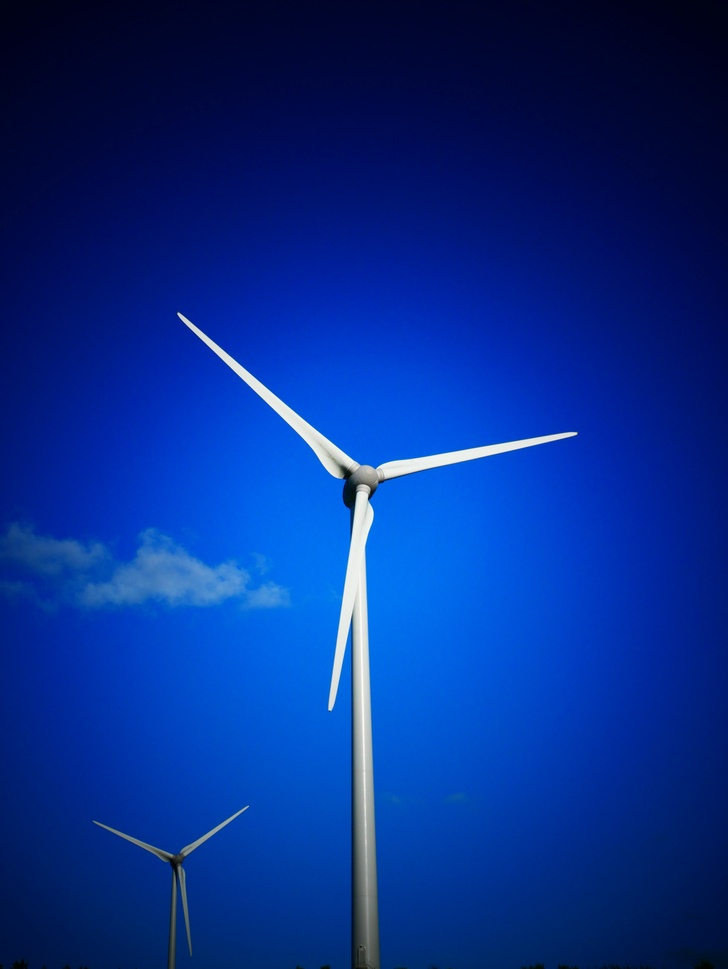
//> input picture imgDisplay/turbine.jpg, 728 x 969 px, shrunk from 3448 x 4592 before the run
$ ./imgDisplay   (built with g++ and OpenCV 4)
//> lines starting //> are read from the running program, lines starting //| are printed output that depends on the picture
### imgDisplay/filter.h
/*
Filter library
Include file
*/

// function converting inputted Mat into greyscale
int greyscale( cv::Mat &src, cv::Mat &dst );

// function (gaussian) blurring inputted Mat
int blur5x5( cv::Mat &src, cv::Mat &dst );

// function that applies 3X3 horizontal sobel filter (positive is right)
int sobelX3x3( cv::Mat &src, cv::Mat &dst );

// function that applies 3X3 vertical sobel filter (positive is top)
int sobelY3x3( cv::Mat &src, cv::Mat &dst );

// function that generates a gradient magnitude image from the X and Y Sobel images
int magnitude( cv::Mat &sx, cv::Mat &sy, cv::Mat &dst );

// function to blur and quantize inputted image to the inputted level
int blurQuantize( cv::Mat &src, cv::Mat &dst, int levels );

// function to cartoonify an inputted image
int cartoon( cv::Mat &src, cv::Mat&dst, int levels, int magThreshold );

// makes a negative of the inputted (src) image
int negative( cv::Mat &src, cv::Mat &dst );

### imgDisplay/filter.cpp
/*
Filter library
*/

#include <opencv2/opencv.hpp>
#include <iostream>
#include<algorithm>
#include "filter.h"

using namespace cv;
using namespace std;

// src: input image
// dst: output image, input image converted to greyscale
// [86 lines left out: functions greyscale, blur5x5, not called in this run]


// src: input image
// dst: output image, input image with 3X3 horizonatal sobel filter applied
int sobelX3x3( cv::Mat &src, cv::Mat &dst ) {
    //allocating dst image
    dst = cv::Mat::zeros( src.size(), CV_16SC3 );
    cv::Mat temp = dst.clone();

    //seperable filters
    int filter_h[] = {-1,0,1};
    int filter_v[] = {1,2,1};


    // applying filter across rows
    for(int i=0;i<src.rows;i++){
        for(int j=0;j<src.cols;j++){
            for(int c=0;c<3;c++)  {
                int sum = 0;
                if ((i > src.rows - 2) || (j > src.cols - 2) || (i < 2) || (j < 2)) {
                    temp.at<cv::Vec3s>(i,j)[c] = 0;
                } else {
                    for(int x=-1;x<=1;x++) {
                        sum = sum + (filter_h[x+1] * src.at<cv::Vec3b>(i-x,j)[c]);
                    }
                    temp.at<cv::Vec3s>(i,j)[c] = sum / 4;
                }
            }
        }
    }

    // applying filter across cols
    for(int i=0;i<src.rows;i++){
        for(int j=0;j<src.cols;j++){
            for(int c=0;c<3;c++)  {
                int sum = 0;
                if ((i > src.rows - 2) || (j > src.cols - 2) || (i < 2) || (j < 2)) {
                    dst.at<cv::Vec3s>(i,j)[c] = 0;
                } else {
                    for(int x=-1;x<=1;x++) {
                        sum = sum + (filter_v[x+1] * temp.at<cv::Vec3s>(i,j-x)[c]);
                    }
                    dst.at<cv::Vec3s>(i,j)[c] = sum;
                }
            }
        }
    }

    //returns 0 if completed without error
    return (0);
}


// src: input image
// dst: output image, input image with 3X3 vertical sobel filter applied
// [155 lines left out: functions sobelY3x3, magnitude, blurQuantize, cartoon, negative, not called in this run]

### imgDisplay/imgDisplay.cpp
#include <opencv2/opencv.hpp>
#include <iostream>
#include "filter.h"

using namespace cv;
using namespace std;

int main( int argc, char** argv )
{
    Mat image;
    Mat o_image;
    image = cv::imread("turbine.jpg", IMREAD_COLOR);
//> image is the input picture: 969 rows x 728 cols, CV_8UC3; mean B, G, R 139.5, 45.8, 5.4
    o_image = cv::imread("turbine.jpg", IMREAD_COLOR);
    if(! image.data)
        {
            std::cout<<"Could not open file" << std::endl;
            return -1;
        }

    //filter type currently applied
    char filter = 'o';

    while (true) {
        cv::namedWindow("img", cv::WINDOW_AUTOSIZE);
        cv::imshow("img", image);
        int x = cv::waitKey(0);
//> the 'x' key is pressed
        //converting picture into normal RGB
        if (x == 'o') {
            filter = 'o';
        }

        //converting picture into greyscale
        if (x == 'g') {
            filter = 'g';
        }

        //converting picture into greyscale alternative
        if (x == 'h') {
            filter = 'h';
        }

        //converting picture into blur
        if (x == 'b') {
            filter = 'b';
        }

        //converting picture into sobel horizontal
        if (x == 'x') {
            filter = 'x';
        }

        //converting picture into sobel vertical
        if (x == 'y') {
            filter = 'y';
        }

        //converting picture into gradient magnitude image from the X and Y Sobel images
        if (x == 'm') {
            filter = 'm';
        }

        //blur and quantize picture
        if (x == 'l') {
            filter = 'l';
        }

        //cartoonify picture
        if (x == 'c') {
            filter = 'c';
        }

        //negative picture
        if (x == 'n') {
            filter = 'n';
        }

        //HSV picture
        if (x == 'v') {
            filter = 'v';
        }

        //displaying the image (with filter)
        if (filter == 'g') {
            Mat g_image;
            //convert to greyscale using cvtColor
            cv::cvtColor(o_image, g_image, cv::COLOR_BGR2GRAY);
            image = g_image;
            cv::imshow("img", image);
        } else if (filter == 'h') {
            cv::Mat g_alt_image;
            //convert to greyscale with my greyscale function
            greyscale( o_image, g_alt_image );
            image = g_alt_image;
            cv::imshow("img", image);
        } else if (filter == 'b') {
            cv::Mat g_blur;
            //blur image
            blur5x5( o_image, g_blur );
            image = g_blur;
            cv::imshow("img", image);
        } else if (filter == 'x') {
            cv::Mat x_sobel;
            sobelX3x3( o_image, x_sobel );
//> after the loop in sobelX3x3, `for(int i=0;i<src.rows;i++)`:
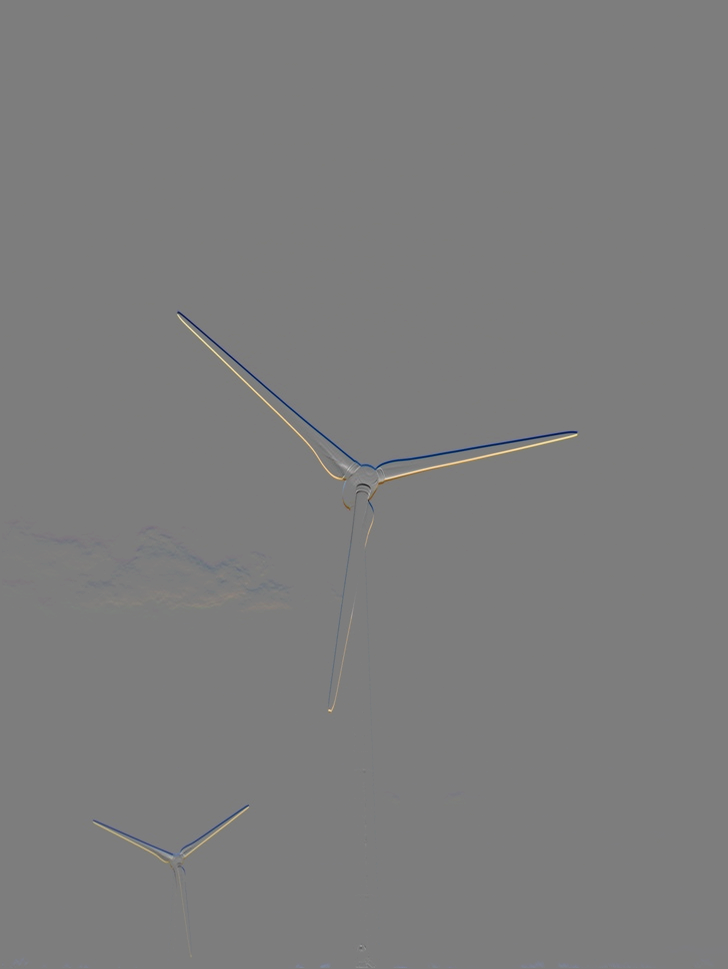
//> temp: 969 rows x 728 cols, CV_16SC3; mean B, G, R 0, 0, 0; drawn with min black and max white
            cv::Mat x_sobel_abs;
            cv::convertScaleAbs(x_sobel, x_sobel_abs);
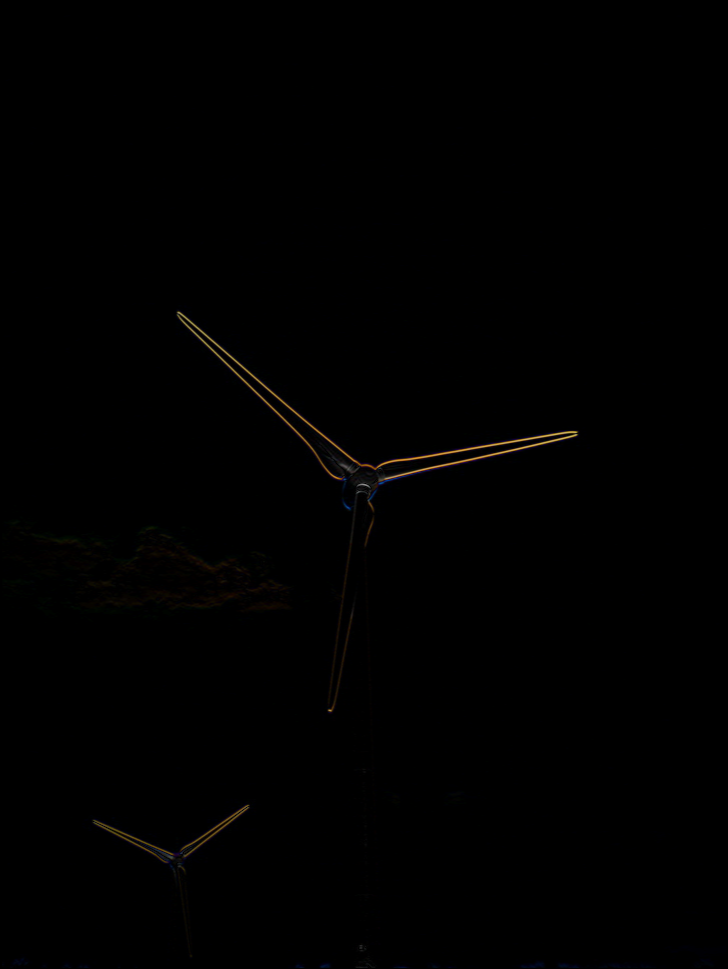
//> x_sobel_abs: 969 rows x 728 cols, CV_8UC3; mean B, G, R 0.5, 0.6, 0.8
            image = x_sobel_abs;
            cv::imshow("img", image);
        } else if (filter == 'y') {
            cv::Mat y_sobel;
            sobelY3x3( o_image, y_sobel );
            cv::Mat y_sobel_abs;
            cv::convertScaleAbs(y_sobel, y_sobel_abs);
            image = y_sobel_abs;
            cv::imshow("img", image);
        } else if (filter == 'm') {
            cv::Mat x_sobel;
            sobelX3x3( o_image, x_sobel );
            cv::Mat y_sobel;
            sobelY3x3( o_image, y_sobel );

            cv::Mat g_mag;
            magnitude(x_sobel, y_sobel, g_mag);
            cv::Mat g_mag_abs;
            cv::convertScaleAbs(g_mag, g_mag_abs);
            image = g_mag_abs;

            cv::imshow("img", image);
        } else if (filter == 'l') {
            cv::Mat quant;
            blurQuantize( o_image, quant, 10 );
            image = quant;
            cv::imshow("img", image);
        } else if (filter == 'c') {
            cv::Mat c_frame;
            cartoon( o_image, c_frame, 10, 10 );
            image = c_frame;
            cv::imshow("img", image);
        } else if (filter == 'n') {
            cv::Mat neg;
            negative( o_image, neg);
            image = neg;
            cv::imshow("img", image);
        } else if (filter == 'o') {
            //normal color image
            image = cv::imread("turbine.jpg", IMREAD_COLOR);
            cv::imshow("img", image);
        } else if (filter == 'v') {
            cv::Mat hsv;
            //convert to HSV using cvtColor
            cv::cvtColor(o_image, hsv, cv::COLOR_BGR2HSV);
            image = hsv;
            cv::imshow("img", image);
        }

        //saving image
        if (x == 's') {
            imwrite("saved_img.jpg", image);
        }

        if (x == 'q') {
            return 0;
//> (the program exits here)

$ run again, with imgDisplay/selfie.jpg copied over imgDisplay/turbine.jpg
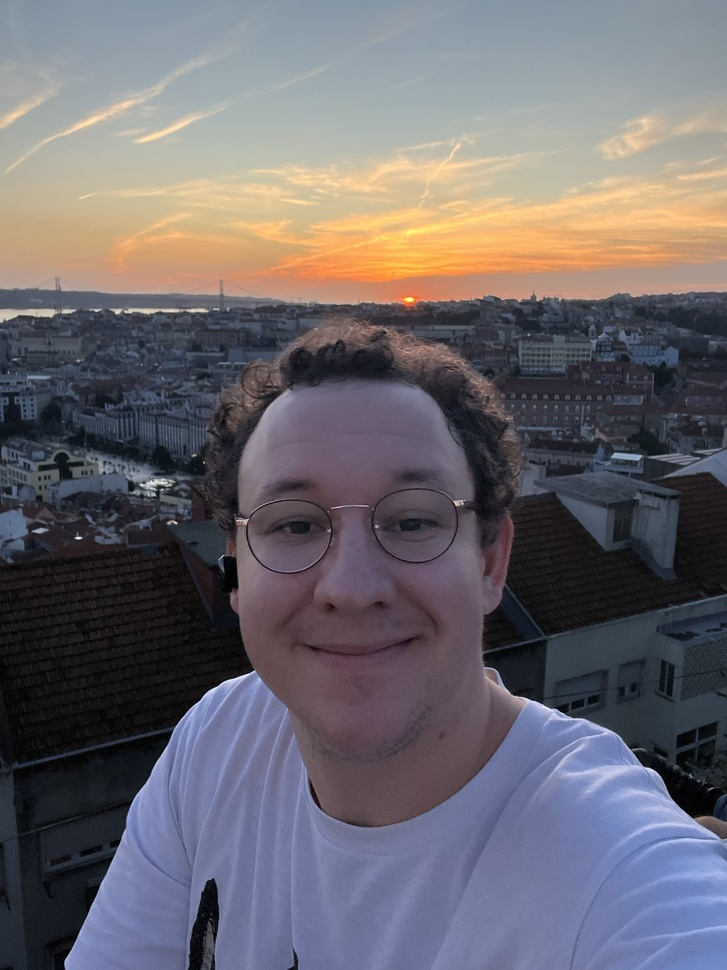
//> input picture imgDisplay/selfie.jpg, 727 x 970 px, shrunk from 1536 x 2048 before the run
//> image is the input picture: 970 rows x 727 cols, CV_8UC3; mean B, G, R 110, 103.4, 107.4
//> after the loop in sobelX3x3, `for(int i=0;i<src.rows;i++)`:
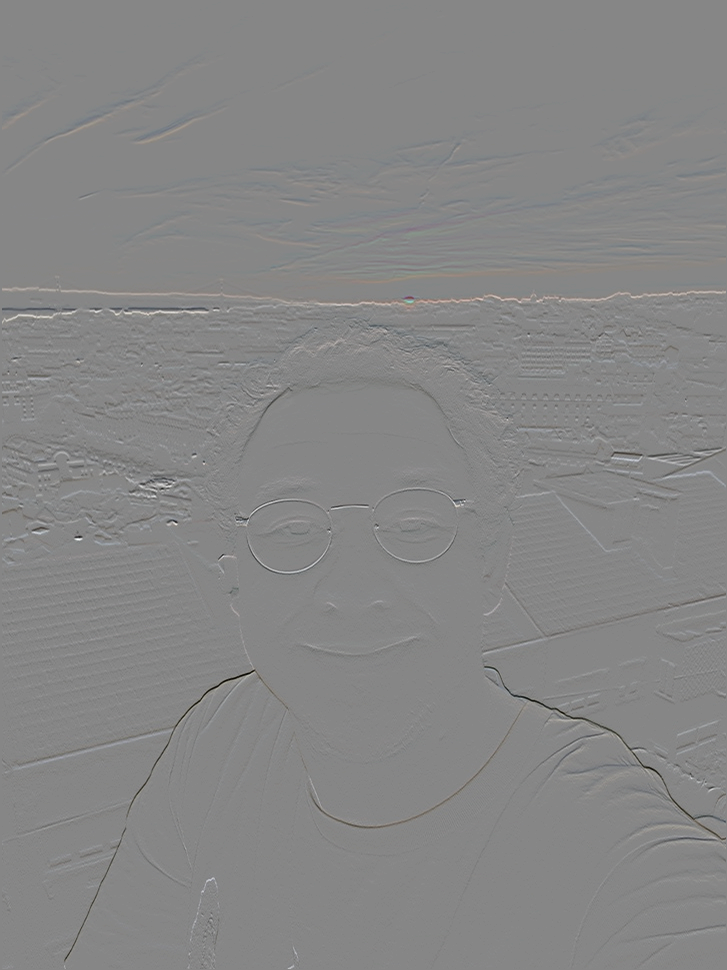
//> temp: 970 rows x 727 cols, CV_16SC3; mean B, G, R 0, 0, 0; drawn with min black and max white
//> `cv::convertScaleAbs(x_sobel, x_sobel_abs);`:
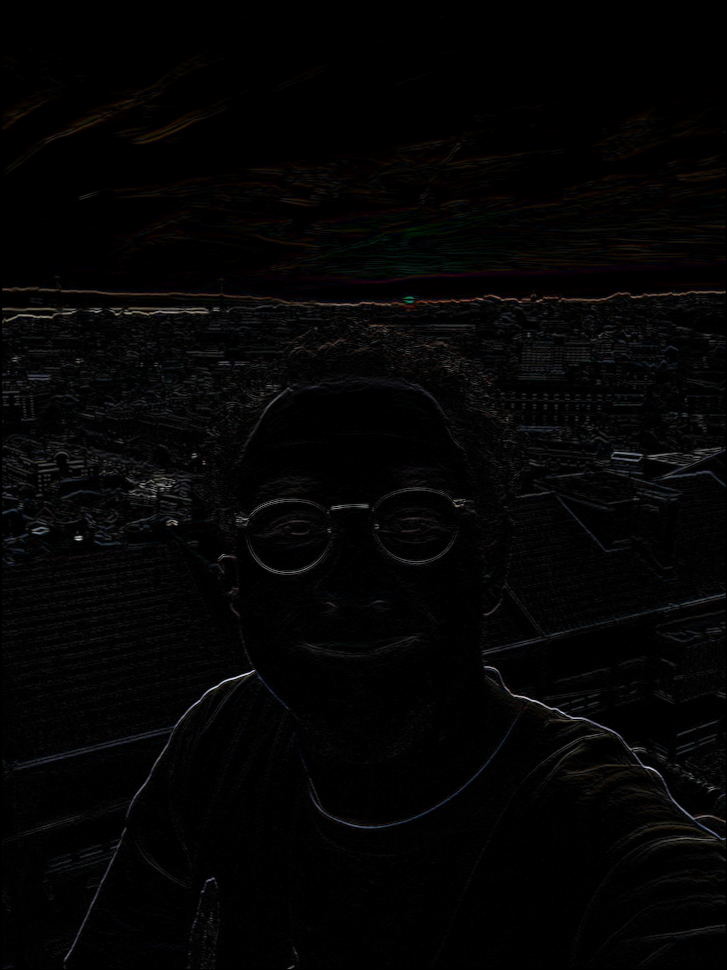
//> x_sobel_abs: 970 rows x 727 cols, CV_8UC3; mean B, G, R 4.1, 4, 4.3
